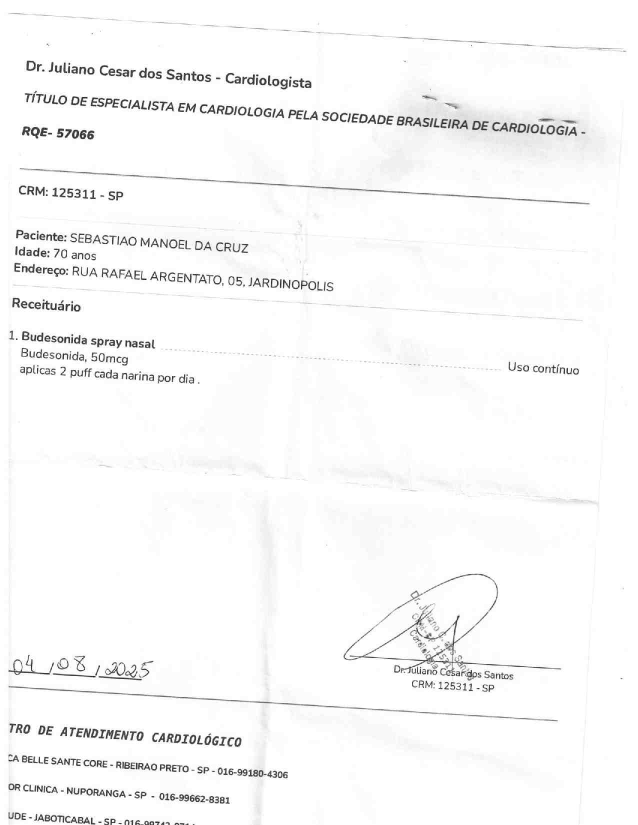
#> input picture teste_dig/GED-139228-1.jpg, 1275 x 1650 px (shown at 1/2 size); its folder holds only this picture in this run
$ python -i vision_processor.py   (imports and definitions only)
#> lines starting #> are read from the running program, lines starting #| are printed output that depends on the picture; after the words box and inside, x2 and y2 are one past the last pixel; in counts of white or black regions, pixels touching at a corner belong together
#> further down, picture is the input picture: PIL image 1275x1650 L; min 0, max 255, mean 248.4
"""
vision_processor.py - Processamento de imagem para documentos usando OpenCV.
Funcionalidades: Auto-crop, Auto-rotate, Detecção de Frente/Verso.
"""

import numpy as np
import cv2
from PIL import Image
from core import logger

def pil_to_cv2(pil_img):
    """Converte imagem PIL para formato OpenCV (BGR)."""
    open_cv_image = np.array(pil_img.convert('RGB'))
    # Convert RGB to BGR
    return open_cv_image[:, :, ::-1].copy()

def cv2_to_pil(cv2_img):
    """Converte imagem OpenCV (BGR) para PIL (RGB)."""
    cv2_img_rgb = cv2.cvtColor(cv2_img, cv2.COLOR_BGR2RGB)
    return Image.fromarray(cv2_img_rgb)

def process_smart_capture(pil_img):
    """
    Processa a imagem capturada para aplicar auto-crop e rotação.
    Retorna uma tupla (img_pil, is_half), onde is_half indica se a imagem
    parece ser apenas uma das faces (frente ou verso) do documento.
    """
    img_cv = pil_to_cv2(pil_img)
    img_h, img_w = img_cv.shape[:2]
#> img_h = 1650; img_w = 1275

    gray = cv2.cvtColor(img_cv, cv2.COLOR_BGR2GRAY)
    blurred = cv2.GaussianBlur(gray, (5, 5), 0)

    # Detectar bordas e dilatar para conectar partes quebradas
    edged = cv2.Canny(blurred, 30, 150)
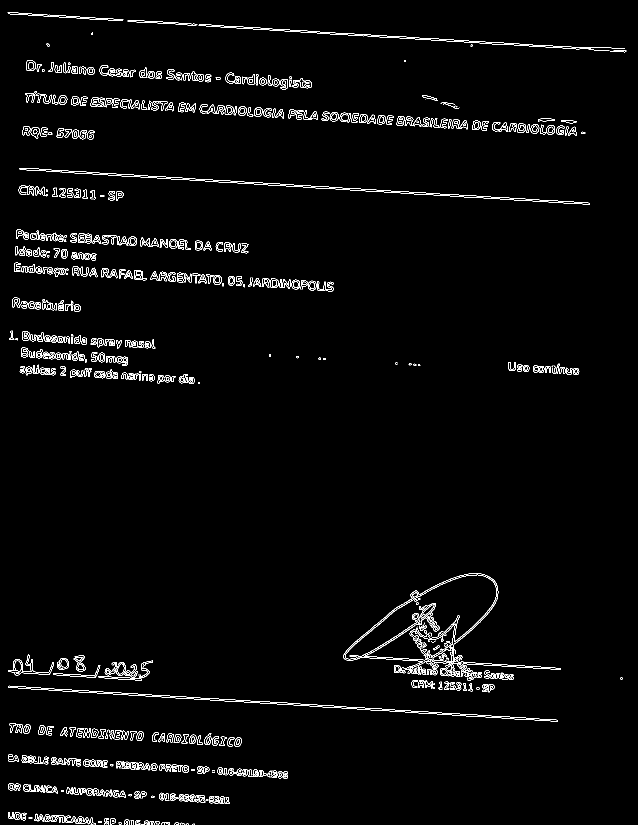
#> edged: shape (1650, 1275) (shown at 1/2 size); 2.2% white in thin lines or dots
    kernel = np.ones((5,5), np.uint8)
    dilated = cv2.dilate(edged, kernel, iterations=2)
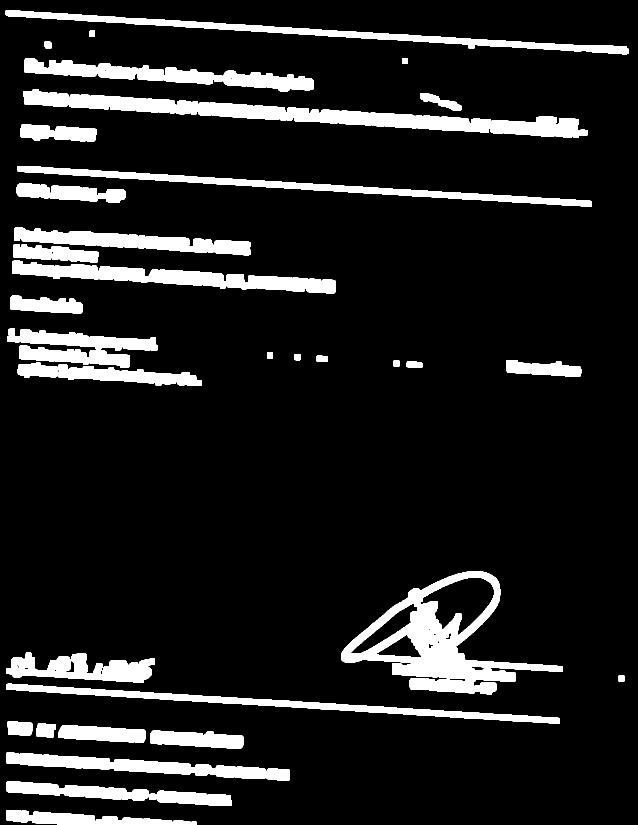
#> dilated: shape (1650, 1275) (shown at 1/2 size); 11.7% white; 42 white regions

    # Encontrar contornos
    cnts, _ = cv2.findContours(dilated.copy(), cv2.RETR_EXTERNAL, cv2.CHAIN_APPROX_SIMPLE)
#> cnts = 42 contours; largest, box (x1, y1, x2, y2) and area: (682, 1143, 1126, 1389) 47226, (46, 178, 1175, 276) 29296, (24, 521, 671, 587) 15875, (11, 21, 1257, 109) 14272, (35, 332, 1184, 413) 13333

    if not cnts:
        # Se não achou na canny, tenta threshold de Otsu invertido
        _, thresh = cv2.threshold(blurred, 0, 255, cv2.THRESH_BINARY_INV + cv2.THRESH_OTSU)
        cnts, _ = cv2.findContours(thresh.copy(), cv2.RETR_EXTERNAL, cv2.CHAIN_APPROX_SIMPLE)

    if not cnts:
        logger.vision("Nenhum contorno detectado. Usando imagem original.")
        return pil_img, False

    # Filtrar contornos que representem pelo menos 3% da imagem (evitar sujeiras minúsculas)
    min_area = 0.03 * img_w * img_h
#> min_area = 63112.5
    large_cnts = [c for c in cnts if cv2.contourArea(c) > min_area]
#> large_cnts = []

    if not large_cnts:
        # Se todos os contornos forem microscópicos, não corta
        return pil_img, False

    # Combina todos os pontos dos contornos grandes em um array para englobar as duas faces (caso o RG seja aberto)
    all_points = np.vstack(large_cnts)
    x, y, w, h = cv2.boundingRect(all_points)

    area_box = w * h
    area_img = img_w * img_h

    # Se a área for muito pequena (ruído) ou quase do tamanho da imagem inteira (já cortado)
    if area_box < 0.1 * area_img or area_box > 0.95 * area_img:
        logger.vision(f"Crop ignorado (área {area_box/area_img:.1%}). Muito pequena ou quase tela cheia.")
        return pil_img, False

    logger.vision(f"Documento detectado! Crop aplicado: {w}x{h} (ratio {w/h:.2f})")
    cropped = img_cv[y:y+h, x:x+w]

    # Inteligência: Detectar se a box recortada É apenas uma face
    # (Só avaliamos se é 1 face SE realmente houve um crop limpo)
    ratio = max(w, h) / min(w, h)

    # RG fechado/CNH tem ratio ~1.5. RG aberto tem ratio > 2.0.
    is_half = (1.3 < ratio < 1.8)

    return cv2_to_pil(cropped), is_half

def auto_rotate_document(pil_img):
    """
    Tenta rotacionar o documento para a orientação correta se ele estiver 'deitado'.
    Assume que documentos de identificação são geralmente verticais (Portrait).
    """
    w, h = pil_img.size
    if w > h:
        logger.vision("Documento deitado detectado. Rotacionando -90° para portrait.")
        return pil_img.rotate(-90, expand=True)
    return pil_img

>>> from PIL import Image
>>> picture = Image.open('../teste_dig/GED-139228-1.jpg')
>>> result = process_smart_capture(picture)

$ run again, on teste_dig/GED-139228-3.jpg
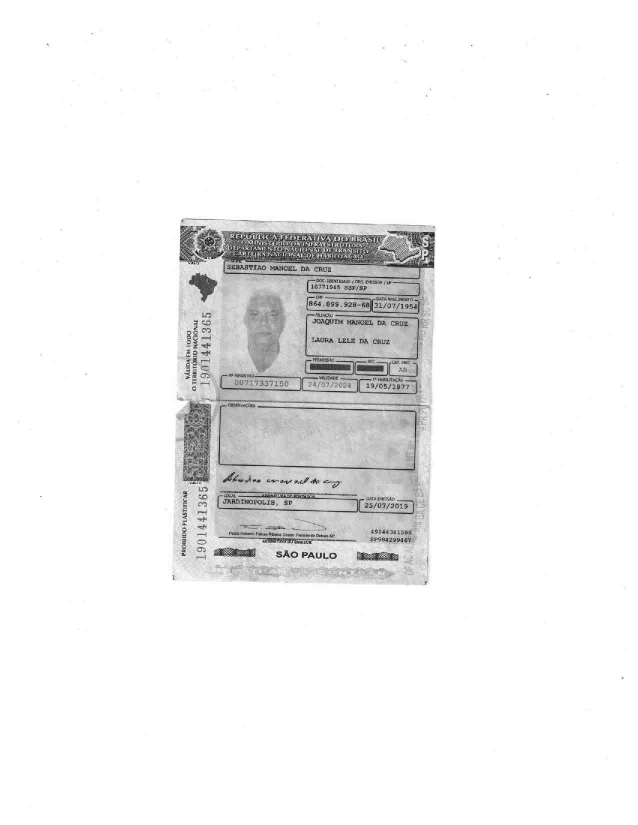
#> input picture teste_dig/GED-139228-3.jpg, 1275 x 1650 px (shown at 1/2 size)
#> picture is the input picture: PIL image 1275x1650 L; min 0, max 255, mean 241.5
#> in process_smart_capture, `edged = cv2.Canny(blurred, 30, 150)`:
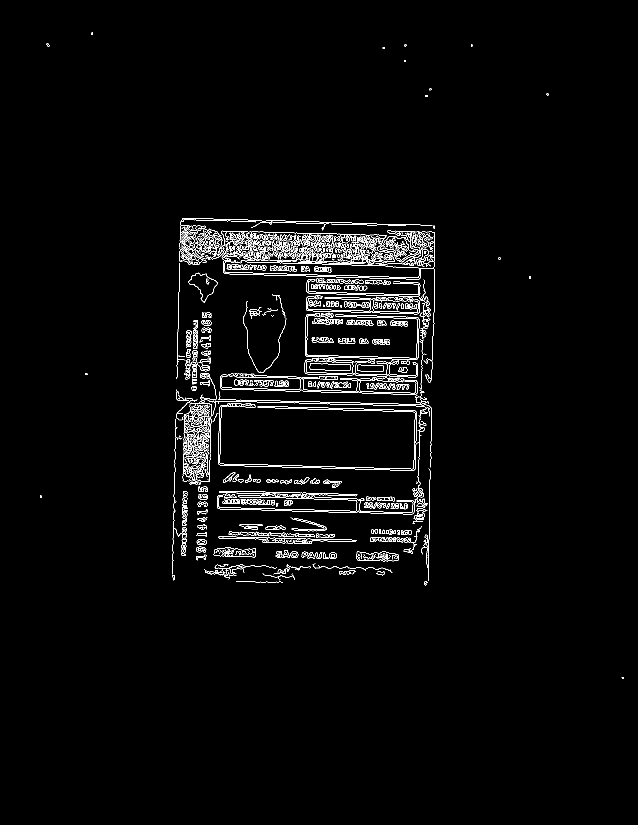
#> edged: shape (1650, 1275) (shown at 1/2 size); 2.2% white in thin lines or dots, all inside (x1, y1, x2, y2) = (80, 65, 1247, 1358)
#> dilated: shape (1650, 1275); 10.8% white; 24 white regions
#> cnts = 22 contours; largest, box (x1, y1, x2, y2) and area: (340, 432, 874, 1175) 292897, (432, 1031, 717, 1092) 9166, (405, 1123, 789, 1170) 8251, (547, 1096, 678, 1122) 2614, (529, 950, 688, 980) 2541
#> large_cnts = 1 contour; box (x1, y1, x2, y2) and area: (340, 432, 874, 1175) 292897
#> all_points = contour of 813 points, box (x1, y1, x2, y2) (340, 432, 874, 1175), area 292897
#> x = 340; y = 432; w = 534; h = 743
#> area_box = 396762
#> in process_smart_capture, `cropped = img_cv[y:y+h, x:x+w]`:
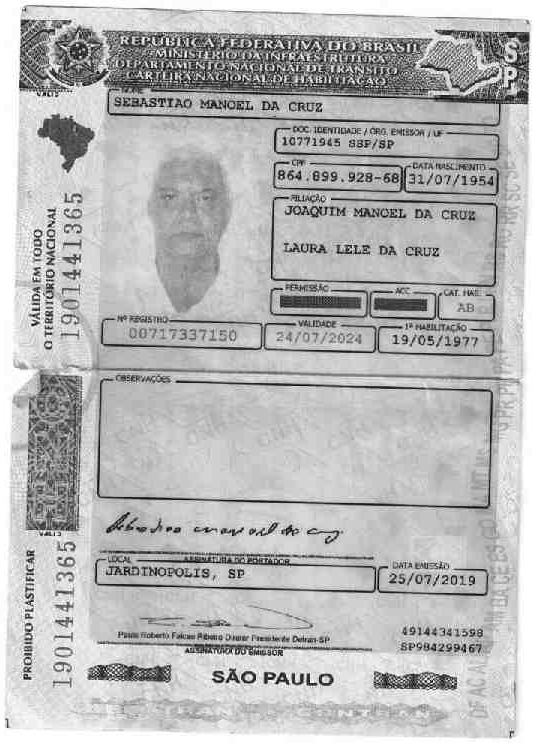
#> cropped: shape (743, 534, 3); min 0, max 255, mean 183.7
#> ratio = 1.39
#> is_half = True
